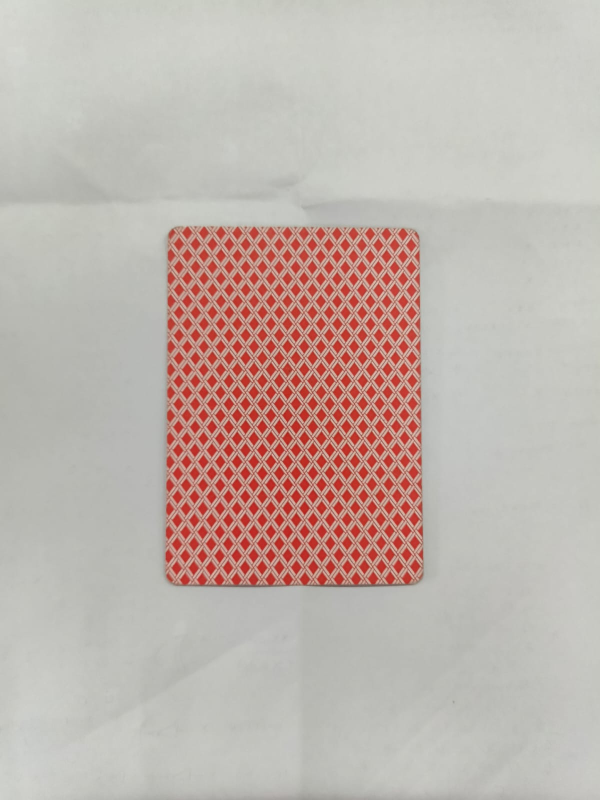
//> input picture image_n_video/photos/card.jpeg, 1200 x 1600 px (shown at 1/2 size)
$ ./test-image   (built with g++ and OpenCV 4)
//> lines starting //> are read from the running program, lines starting //| are printed output that depends on the picture; after the words box and inside, x2 and y2 are one past the last pixel; in counts of white or black regions, pixels touching at a corner belong together
#include <opencv2/opencv.hpp>
#include <iostream>

int main() {
    cv::Mat image = cv::imread("../image_n_video/photos/card.jpeg");
//> image is the input picture: 1600 rows x 1200 cols, CV_8UC3; mean B, G, R 172.9, 179.4, 193
    cv::resize(image, image, cv::Size(640,480));
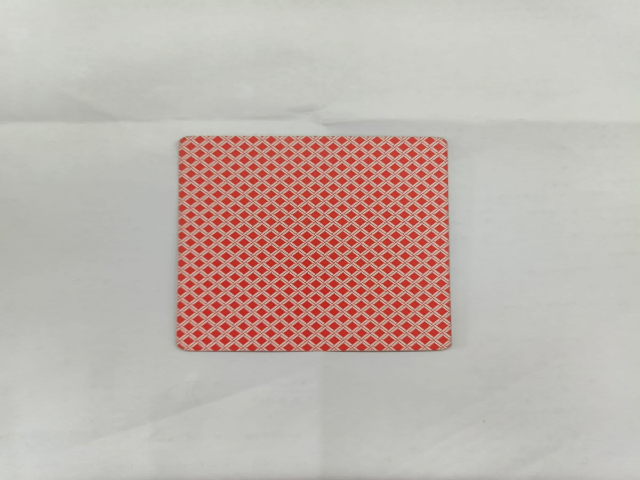
//> image: 480 rows x 640 cols, CV_8UC3; mean B, G, R 172.9, 179.3, 193

    // variabel hlsImage
    cv::Mat hlsImage;
    // function convert color
    cv::cvtColor(image, hlsImage, cv::COLOR_BGR2HLS);
//> hlsImage: 480 rows x 640 cols, CV_8UC3; mean of channels 0, 1, 2 29.8, 183.6, 29.8

    // variabel thresholdedImage
    cv::Mat thresholdedImage,red1,red2;
    // function thresholding
    cv::inRange(hlsImage, cv::Scalar(0,90,120), cv::Scalar(10,200,255), red1);
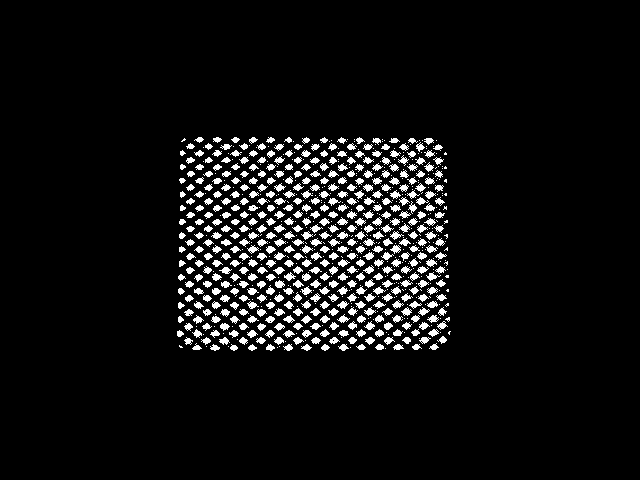
//> red1: 480 rows x 640 cols, CV_8UC1; 6.6% white; 767 white regions (304 under 20 px), largest, box (x1, y1, x2, y2) and area: (426, 272, 441, 281) 55, (275, 280, 285, 288) 55, (390, 231, 404, 240) 54
    cv::inRange(hlsImage, cv::Scalar(175,90,120), cv::Scalar(179,200,255), red2);
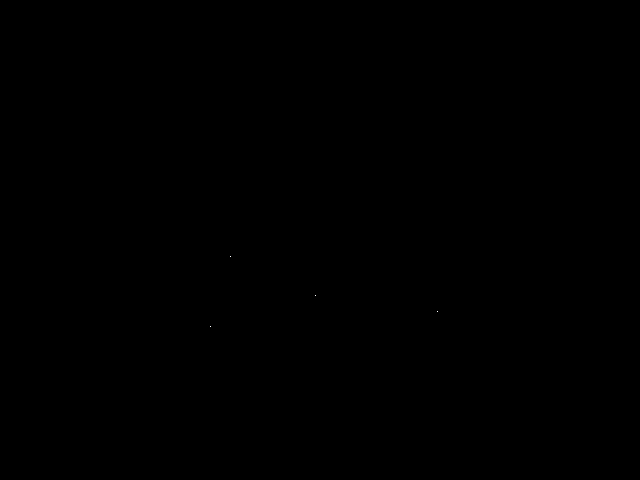
//> red2: 480 rows x 640 cols, CV_8UC1; 0% white in thin lines or dots, all inside (x1, y1, x2, y2) = (210, 256, 438, 327)
    cv::bitwise_or(red1,red2,thresholdedImage);
    // variabel morphologi
    cv::Mat morphology = thresholdedImage.clone();
    // function morph erode and dilate
    cv::dilate(morphology,morphology,cv::Mat(), cv::Point(-1,-1),3);
    cv::erode(morphology,morphology,cv::Mat(), cv::Point(-1,-1),2);
    cv::dilate(morphology,morphology,cv::Mat(), cv::Point(-1,-1),3);
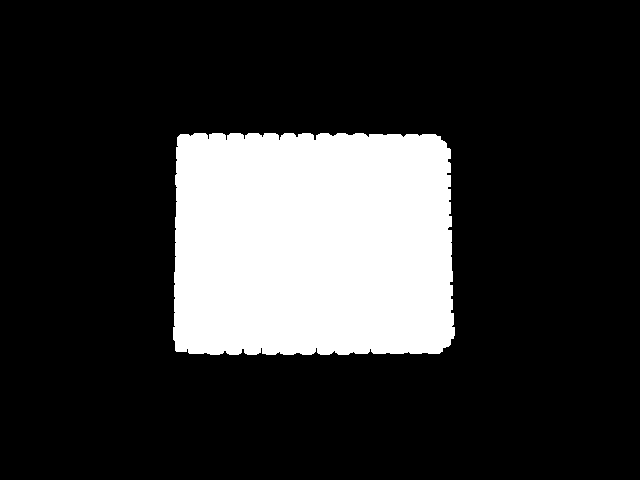
//> morphology: 480 rows x 640 cols, CV_8UC1; 19.7% white; 1 white region

    // variabel vector contour
    std::vector<std::vector<cv::Point>> contours;
    // function find contour
    cv::findContours(morphology,contours,cv::RETR_EXTERNAL,cv::CHAIN_APPROX_SIMPLE);
//> contours = 1 contour; box (x1, y1, x2, y2) and area: (173, 133, 455, 355) 60096
    // variabel hasil
    cv::Mat result = image.clone();

    for (size_t i = 0; i < contours.size(); i++) {
        if (cv::contourArea(contours[i]) > 3000) {
            cv::Rect boundingBox = cv::boundingRect(contours[i]);
            cv::rectangle(result,boundingBox,cv::Scalar(0,255,0),2);
        }
    }
//> this loop made 1 pass
//> boundingBox on pass 1: Rect(173, 133, 282, 222)
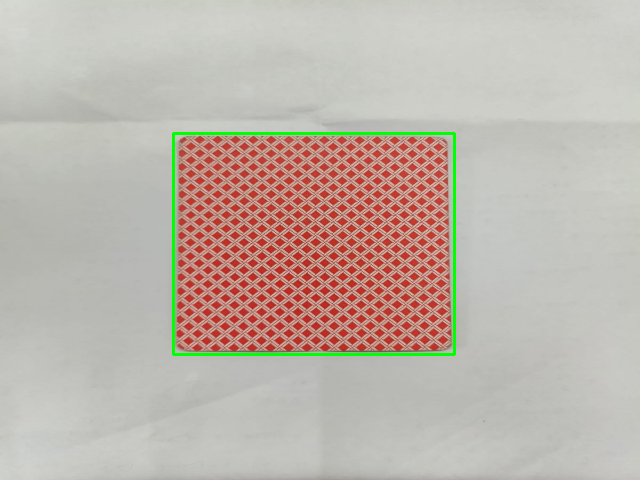
//> result: 480 rows x 640 cols, CV_8UC3; 0.98% of pixels changed, all inside (x1, y1, x2, y2) = (172, 132, 456, 356)

    // perbedaan
    cv::imshow("hls", hlsImage);
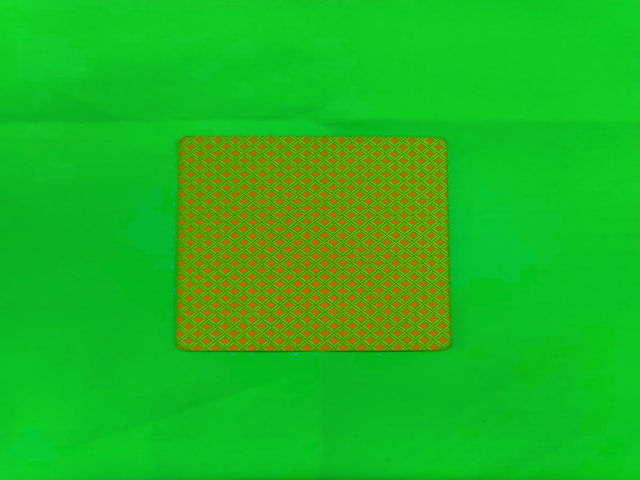
//> window 'hls': 480 rows x 640 cols, CV_8UC3; mean B, G, R 29.8, 183.6, 29.8
    cv::imshow("thresholded", thresholdedImage);
    cv::imshow("morph", morphology);
    cv::imshow("Bounding Box Result", result);
    cv::waitKey(0);
    return 0;
}
